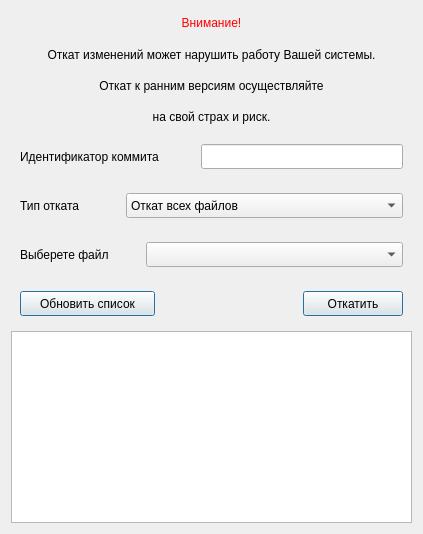
      <widget class="QWidget" name="tab_reset">
       <property name="sizePolicy">
        <sizepolicy hsizetype="Fixed" vsizetype="Fixed">
         <horstretch>0</horstretch>
         <verstretch>0</verstretch>
        </sizepolicy>
       </property>
       <attribute name="title">
        <string>Откат изменений</string>
       </attribute>
       <layout class="QGridLayout" name="gridLayout_9">
        <item row="0" column="0">
         <widget class="QLabel" name="label_text1">
          <property name="sizePolicy">
           <sizepolicy hsizetype="Expanding" vsizetype="Fixed">
            <horstretch>0</horstretch>
            <verstretch>0</verstretch>
           </sizepolicy>
          </property>
          <property name="minimumSize">
           <size>
            <width>401</width>
            <height>25</height>
           </size>
          </property>
          <property name="maximumSize">
           <size>
            <width>16777215</width>
            <height>25</height>
           </size>
          </property>
          <property name="text">
           <string>&lt;html&gt;&lt;head/&gt;&lt;body&gt;&lt;p align=&quot;center&quot;&gt;&lt;span style=&quot; color:#ff0000;&quot;&gt;Внимание!&lt;/span&gt;&lt;/p&gt;&lt;/body&gt;&lt;/html&gt;</string>
          </property>
         </widget>
        </item>
        <item row="1" column="0">
         <widget class="QLabel" name="label_text2">
          <property name="sizePolicy">
           <sizepolicy hsizetype="Expanding" vsizetype="Fixed">
            <horstretch>0</horstretch>
            <verstretch>0</verstretch>
           </sizepolicy>
          </property>
          <property name="minimumSize">
           <size>
            <width>401</width>
            <height>25</height>
           </size>
          </property>
          <property name="maximumSize">
           <size>
            <width>16777215</width>
            <height>25</height>
           </size>
          </property>
          <property name="text">
           <string>Откат изменений может нарушить работу Вашей системы.</string>
          </property>
          <property name="alignment">
           <set>Qt::AlignCenter</set>
          </property>
         </widget>
        </item>
        <item row="2" column="0">
         <widget class="QLabel" name="label_text3">
          <property name="sizePolicy">
           <sizepolicy hsizetype="Expanding" vsizetype="Fixed">
            <horstretch>0</horstretch>
            <verstretch>0</verstretch>
           </sizepolicy>
          </property>
          <property name="minimumSize">
           <size>
            <width>401</width>
            <height>25</height>
           </size>
          </property>
          <property name="maximumSize">
           <size>
            <width>16777215</width>
            <height>25</height>
           </size>
          </property>
          <property name="text">
           <string>Откат к ранним версиям осуществляйте</string>
          </property>
          <property name="alignment">
           <set>Qt::AlignCenter</set>
          </property>
         </widget>
        </item>
        <item row="3" column="0">
         <widget class="QLabel" name="label_text4">
          <property name="sizePolicy">
           <sizepolicy hsizetype="Expanding" vsizetype="Fixed">
            <horstretch>0</horstretch>
            <verstretch>0</verstretch>
           </sizepolicy>
          </property>
          <property name="minimumSize">
           <size>
            <width>401</width>
            <height>25</height>
           </size>
          </property>
          <property name="maximumSize">
           <size>
            <width>16777215</width>
            <height>25</height>
           </size>
          </property>
          <property name="text">
           <string>на свой страх и риск.</string>
          </property>
          <property name="alignment">
           <set>Qt::AlignCenter</set>
          </property>
         </widget>
        </item>
        <item row="4" column="0">
         <widget class="QWidget" name="widget_idCommit" native="true">
          <property name="sizePolicy">
           <sizepolicy hsizetype="Expanding" vsizetype="Fixed">
            <horstretch>0</horstretch>
            <verstretch>0</verstretch>
           </sizepolicy>
          </property>
          <layout class="QGridLayout" name="gridLayout_8">
           <item row="0" column="0">
            <widget class="QLabel" name="label_id">
             <property name="sizePolicy">
              <sizepolicy hsizetype="Fixed" vsizetype="Fixed">
               <horstretch>0</horstretch>
               <verstretch>0</verstretch>
              </sizepolicy>
             </property>
             <property name="minimumSize">
              <size>
               <width>175</width>
               <height>25</height>
              </size>
             </property>
             <property name="maximumSize">
              <size>
               <width>16777215</width>
               <height>25</height>
              </size>
             </property>
             <property name="text">
              <string>Идентификатор коммита</string>
             </property>
            </widget>
           </item>
           <item row="0" column="1">
            <widget class="QLineEdit" name="lineEdit_id">
             <property name="sizePolicy">
              <sizepolicy hsizetype="Expanding" vsizetype="Fixed">
               <horstretch>0</horstretch>
               <verstretch>0</verstretch>
              </sizepolicy>
             </property>
             <property name="minimumSize">
              <size>
               <width>175</width>
               <height>25</height>
              </size>
             </property>
             <property name="maximumSize">
              <size>
               <width>16777215</width>
               <height>25</height>
              </size>
             </property>
             <property name="alignment">
              <set>Qt::AlignRight|Qt::AlignTrailing|Qt::AlignVCenter</set>
             </property>
            </widget>
           </item>
          </layout>
         </widget>
        </item>
        <item row="5" column="0">
         <widget class="QWidget" name="widget_typeReset" native="true">
          <layout class="QGridLayout" name="gridLayout_7">
           <item row="0" column="0">
            <widget class="QLabel" name="label_typeReset">
             <property name="sizePolicy">
              <sizepolicy hsizetype="Fixed" vsizetype="Fixed">
               <horstretch>0</horstretch>
               <verstretch>0</verstretch>
              </sizepolicy>
             </property>
             <property name="minimumSize">
              <size>
               <width>100</width>
               <height>25</height>
              </size>
             </property>
             <property name="maximumSize">
              <size>
               <width>16777215</width>
               <height>25</height>
              </size>
             </property>
             <property name="text">
              <string>Тип отката</string>
             </property>
            </widget>
           </item>
           <item row="0" column="1">
            <widget class="QComboBox" name="box_typeReset">
             <property name="sizePolicy">
              <sizepolicy hsizetype="Expanding" vsizetype="Fixed">
               <horstretch>0</horstretch>
               <verstretch>0</verstretch>
              </sizepolicy>
             </property>
             <property name="minimumSize">
              <size>
               <width>160</width>
               <height>25</height>
              </size>
             </property>
             <property name="maximumSize">
              <size>
               <width>16777215</width>
               <height>25</height>
              </size>
             </property>
             <item>
              <property name="text">
               <string>Откат всех файлов</string>
              </property>
             </item>
             <item>
              <property name="text">
               <string>Откат одного файла</string>
              </property>
             </item>
            </widget>
           </item>
          </layout>
         </widget>
        </item>
        <item row="6" column="0">
         <widget class="QWidget" name="widget_fileName" native="true">
          <layout class="QGridLayout" name="gridLayout_6">
           <item row="0" column="1">
            <widget class="QComboBox" name="box_filename">
             <property name="sizePolicy">
              <sizepolicy hsizetype="Expanding" vsizetype="Fixed">
               <horstretch>0</horstretch>
               <verstretch>0</verstretch>
              </sizepolicy>
             </property>
             <property name="minimumSize">
              <size>
               <width>0</width>
               <height>25</height>
              </size>
             </property>
             <property name="maximumSize">
              <size>
               <width>16777215</width>
               <height>25</height>
              </size>
             </property>
            </widget>
           </item>
           <item row="0" column="0">
            <widget class="QLabel" name="label_filename">
             <property name="sizePolicy">
              <sizepolicy hsizetype="Fixed" vsizetype="Fixed">
               <horstretch>0</horstretch>
               <verstretch>0</verstretch>
              </sizepolicy>
             </property>
             <property name="minimumSize">
              <size>
               <width>120</width>
               <height>25</height>
              </size>
             </property>
             <property name="maximumSize">
              <size>
               <width>0</width>
               <height>25</height>
              </size>
             </property>
             <property name="text">
              <string>Выберете файл</string>
             </property>
            </widget>
           </item>
          </layout>
         </widget>
        </item>
        <item row="7" column="0">
         <widget class="QWidget" name="widget_buttonsReset" native="true">
          <layout class="QGridLayout" name="gridLayout_5">
           <item row="0" column="0">
            <widget class="QPushButton" name="button_refresh">
             <property name="sizePolicy">
              <sizepolicy hsizetype="Fixed" vsizetype="Fixed">
               <horstretch>0</horstretch>
               <verstretch>0</verstretch>
              </sizepolicy>
             </property>
             <property name="minimumSize">
              <size>
               <width>135</width>
               <height>25</height>
              </size>
             </property>
             <property name="maximumSize">
              <size>
               <width>135</width>
               <height>25</height>
              </size>
             </property>
             <property name="text">
              <string>Обновить список</string>
             </property>
             <property name="default">
              <bool>true</bool>
             </property>
            </widget>
           </item>
           <item row="0" column="1">
            <spacer name="horizontalSpacer05">
             <property name="orientation">
              <enum>Qt::Horizontal</enum>
             </property>
             <property name="sizeHint" stdset="0">
              <size>
               <width>18</width>
               <height>20</height>
              </size>
             </property>
            </spacer>
           </item>
           <item row="0" column="2">
            <widget class="QPushButton" name="button_reset">
             <property name="sizePolicy">
              <sizepolicy hsizetype="Fixed" vsizetype="Fixed">
               <horstretch>0</horstretch>
               <verstretch>0</verstretch>
              </sizepolicy>
             </property>
             <property name="minimumSize">
              <size>
               <width>100</width>
               <height>25</height>
              </size>
             </property>
             <property name="maximumSize">
              <size>
               <width>100</width>
               <height>25</height>
              </size>
             </property>
             <property name="text">
              <string>Откатить</string>
             </property>
             <property name="default">
              <bool>true</bool>
             </property>
            </widget>
           </item>
          </layout>
         </widget>
        </item>
        <item row="8" column="0">
         <widget class="QTextBrowser" name="text_reset">
          <property name="sizePolicy">
           <sizepolicy hsizetype="Expanding" vsizetype="Expanding">
            <horstretch>0</horstretch>
            <verstretch>0</verstretch>
           </sizepolicy>
          </property>
          <property name="minimumSize">
           <size>
            <width>401</width>
            <height>131</height>
           </size>
          </property>
         </widget>
        </item>
       </layout>
      </widget>
